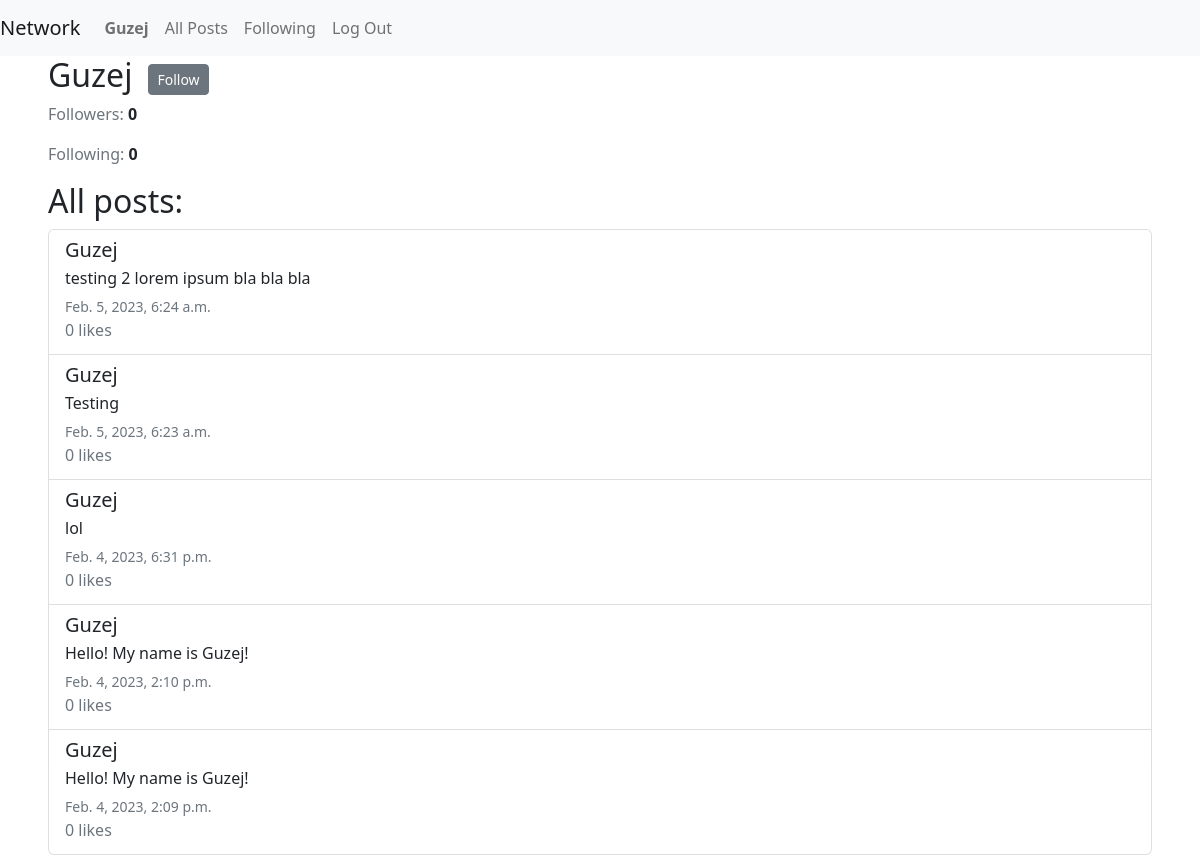
/profile/Guzej, run on the app's committed database.
### network/models.py (models this page shows, shortened)
class User(AbstractUser):
    pass

class Post(models.Model):
    author = models.ForeignKey(User, on_delete=models.CASCADE, blank=True, related_name="author")
    content = models.CharField(max_length=280)
    date = models.DateTimeField(auto_now_add=True)
    likes = models.IntegerField(default=0)

### network/views.py (the view)
# urls.py: path("profile/<str:username>", views.profile_page, name="profile_page"),
def profile_page(request, username):
    user = User.objects.get(username=username)
    profile = Profile.objects.get(owner=user)
    posts = Post.objects.filter(author=user)
    posts_data = []
    for post in posts:
        posts_data.append({
            "content": post.content,
            "author": post.author,
            "date": post.date,
            "likes": post.likes
        })
    sorted_posts_data = sorted(posts_data, key=lambda x: x["date"], reverse=True)
    f = profile.followers.count()
    fw = profile.following.count()
    is_following = request.user in profile.followers.all()
    return render(request, "network/profile_page.html", {
        "user": user,
        "profile": profile,
        "f": f,
        "fw": fw,
        "posts": sorted_posts_data,
        "is_following": is_following
    })

### network/templates/network/profile_page.html (shortened to what this page needs)
{% extends "network/layout.html" %}
{% block body %}
    <div class="d-flex align-items-center">
        <h2>{{ user.username }}</h2>
        {% if user.is_authenticated %}
            {% if is_following %}
            <form action="{% url 'unfollow' user.username %}" method="POST">
                {% csrf_token %}
                <button class="btn btn-secondary btn-sm ms-3" type="submit">Unfollow</button>
            </form>
            {% else %}
            <form action="{% url 'follow' user.username %}" method="POST">
                <button class="btn btn-secondary btn-sm ms-3">Follow</button>
            </form>
            {% endif %}
        {% endif %}
    </div>
    <p><span class="text-muted">Followers: </span><b>{{ f }}</b><p>
    <p><span class="text-muted">Following: </span><b>{{ fw }}</b><p>
    <h2>All posts:</h2><span>
        <ul class="list-group">
        {% for post in posts %}
            <li class="list-group-item list-group-item-action">
                <h5 class="mb-1">{{ post.author.username }}</h5>
                <p class="mb-1">{{ post.content }}</p>
                <small class="text-muted">{{ post.date }}</small>
                <p class="mb-1 text-muted">{{ post.likes }} likes</p>
        {% endfor %}
        </ul>
        {% endblock %}

### network/templates/network/layout.html (shortened to what this page needs)
{% load static %}
<!DOCTYPE html>
<html lang="en">
    <head>
        <link href="https://cdn.jsdelivr.net/npm/bootstrap@5.2.3/dist/css/bootstrap.min.css" rel="stylesheet">
    </head>
    <body>
        <nav class="navbar navbar-expand-lg navbar-light bg-light">
            <a class="navbar-brand" href="#">Network</a>
            <div>
              <ul class="navbar-nav mr-auto">
                {% if user.is_authenticated %}
                    <li class="nav-item">
                        <a class="nav-link" href="{% url 'profile_page' user.username %}"><strong>{{ user.username }}</strong></a>
                    </li>
                {% endif %}
                <li class="nav-item">
                  <a class="nav-link" href="{% url 'index' %}">All Posts</a>
                </li>
                {% if user.is_authenticated %}
                    <li class="nav-item">
                        <a class="nav-link" href="#">Following</a>
                    </li>
                    <li class="nav-item">
                        <a class="nav-link" href="{% url 'logout' %}">Log Out</a>
                    </li>
                {% endif %}
              </ul>
            </div>
          </nav>
        <div class="body mx-5">
            {% block body %}
            {% endblock %}
        </div>
    </body>
</html>

### data on the page
User: username "Guzej", author.username "Guzej", content "testing 2 lorem ipsum bla bla bla", date "Feb. 5, 2023, 6:24 a.m.", likes "0", content "Testing", date "Feb. 5, 2023, 6:23 a.m.", content "lol", date "Feb. 4, 2023, 6:31 p.m.", content "Hello! My name is Guzej!", date "Feb. 4, 2023, 2:10 p.m.", date "Feb. 4, 2023, 2:09 p.m."

### other printed values
{{ f }} "0"
{{ fw }} "0"
